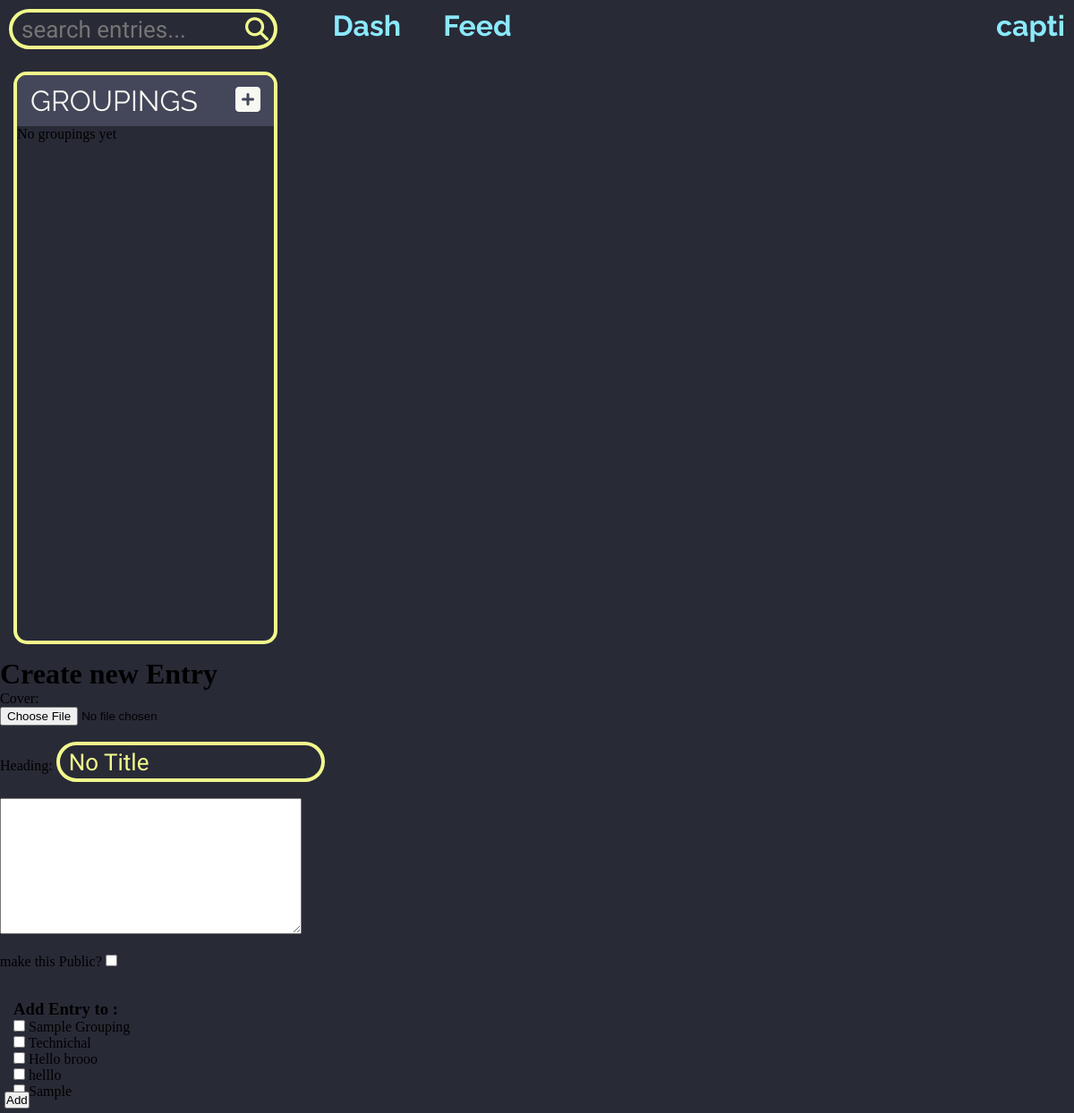
The page /entry/new/ (signed in) on the database its author committed.
### main/models.py (models this page shows, shortened)
class Grouping(models.Model):
    title = models.CharField(max_length=60)
    done = models.BooleanField(default=False)
    user = models.ForeignKey(User, models.CASCADE, related_name="groupings")
    entries = models.ManyToManyField("Entry",blank=True,related_name="groupings")
    created = models.DateField(auto_created=True, auto_now_add=True)

### main/views.py (the view, shortened to what this page needs)
# urls.py: path("entry/new/", views.new_entry),
def new_entry(request):
    data = {}
    if request.user.is_authenticated:
        gid = request.GET.get("grouping")
        if gid:
            gid = int(gid)
        entry_form = EntryForm()
        entry_form.fields["title"].initial = "No Title"
        data["entry_form"] = entry_form
        data["groupingid"] = gid
    else:
        return redirect("/accounts/login")
    return render(request, "main/new_entry.html", data)

### main/forms.py
class EntryForm(ModelForm):
    class Meta:
        model = models.Entry
        exclude = ["created","edited","done"]

### templates/main/new_entry.html (shortened to what this page needs)
{% extends 'base.html' %}
{% block content %}
    <h1>Create new Entry</h1>
    <form action="" method="post" enctype="multipart/form-data">
        <div>
            Cover: <br>
            {{entry_form.image}}
        </div>
        <br>
        <div>
            Heading:
            {{entry_form.title}}
        </div>
        <br>
        <div>
            {{entry_form.content}}
        </div>
        <br>
        <div>
            make this Public? {{entry_form.public}}
        </div>
        <div class="grouping">
            <br>
            <h3>Add Entry to :</h3>
            {% for grouping in user.groupings.all %}
            <p>
                <input type="checkbox" name="added_to" value="{{grouping.id}}" >
                <label for="{{grouping.id}}">{{grouping.title}}</label>
            </p>
            {% endfor %}
        </div>
        <input type="submit" value="Add">
    </form>
{% endblock %}

### templates/base.html (shortened to what this page needs)
<!DOCTYPE html>
<html lang="en">
<head>
    <link rel="stylesheet" href="https://cdnjs.cloudflare.com/ajax/libs/font-awesome/6.2.1/css/all.min.css" />
    <link rel="stylesheet" href="/media/css/base.css">
</head>
<body>
    <nav>
        <div class="search">
            <form  action="/accounts/search/">
                <input type="text" class="input" name="query" onmouseout="this.value = ''; this.blur();" placeholder="search entries...">
                <i class="fas fa-search"></i>
            </form>
        </div>
        <div class="dash"><a class="active" href="/dash">Dash</a></div>
        <div class="feed"><a class="active" href="/feed">Feed</a></div>
        <div class="user">
            {% if user.is_authenticated %}
                <a href="/accounts/profile">{{user.username}}</a>
            {% else %}
                <a href="/accounts/login">Login</a>
            {% endif %}
        </div>
    </nav>
        <div class="groupings">
            {% if user.is_authenticated %}
                <div class="grouping-head">
                    <div>GROUPINGS</div>
                    <a href="/grouping/new/" class="new-grouping">
                        <i class="fa-solid fa-square-plus"></i>
                    </a>
                </div>
                {% if groupings %}
                    {% for grouping in groupings %}
                    <a href="/grouping/{{grouping.id}}">
                    <div class="grouping">
                        <span class="grouping-name">{{grouping.title}}</span>
                        <span class="number">{{grouping.num_entries}}</span>
                    </div>
                    <hr>
                    </a>
                    {% endfor %}
                {% else %}
                    <div>No groupings yet</div>
                {% endif %}
            {% else %}
                <div>Login first to see your groupings</div>
            {% endif %}
        </div>
        {% block content %}
        {% endblock %}
</body>
</html>

### media/css/base.css (style rules this page uses)
:root { --black: #282a36; --gray: #44475a; --comment: #6272a4; --white: #f8f8f2; --blue: #8be9fd; --green: #50fa7b; --purple: #bd93f9; --pink: #ff79c6; --red: #ff5555; --yellow: #f1fa8c; --orange: #ffb86c; }
* { margin: 0; padding: 0; box-sizing: border-box; }
a { text-decoration: none; }
body { background-color: var(--black) }
nav { display: flex; padding: 10px; }
nav > div { padding: 0px; }
.dash { margin-left: 1%; font-family: "Raleway"; font-size: xx-large; font-weight: bold; }
.feed { margin-left: 4%; font-family: "Raleway"; font-size: xx-large; font-weight: bold; }
.user { margin-left: auto; font-family: "Raleway"; font-size: xx-large; font-weight: bold; }
nav a { transition: 0.3s; color: var(--blue); }
.search { width: 350px; position: relative; }
input[type="text"] { padding: 10px; width: 300px; height: 45px; background: none; border: 4px solid var(--yellow); border-radius: 50px; font-family: "Dosis"; font-size: 26px; color: var(--yellow); outline: none; transition: .5s; }
.search i { position: relative; font-size: 26px; left: -40px; color: var(--yellow); transition: .2s; }
.groupings { margin: 15px; width: 295px; height: 80vh; border: 4px solid var(--yellow); border-radius: 15px; }
.grouping-head { display: flex; justify-content: space-between; font-size: xx-large; padding: 10px 15px; border-radius: 10px 10px 0 0; background-color: var(--gray); }
.grouping-head div { font-family: "Raleway"; color: var(--white); }
.grouping-head a i { transition: 0.5s; color: var(--white); }
.grouping { width: 100%; padding: 15px; }
.groupings a { color: var(--white); }

### templates/main/new_entry.html (style rules this page uses)
input[type="submit"] { position: absolute; left:5px; bottom: 5px; }

### rows shown on the page
Grouping: title "Sample Grouping"
Grouping: title "Technichal"
Grouping: title "Hello brooo"
Grouping: title "helllo"
Grouping: title "Sample"

### other values the page prints
{{ user.username }} "capti"
